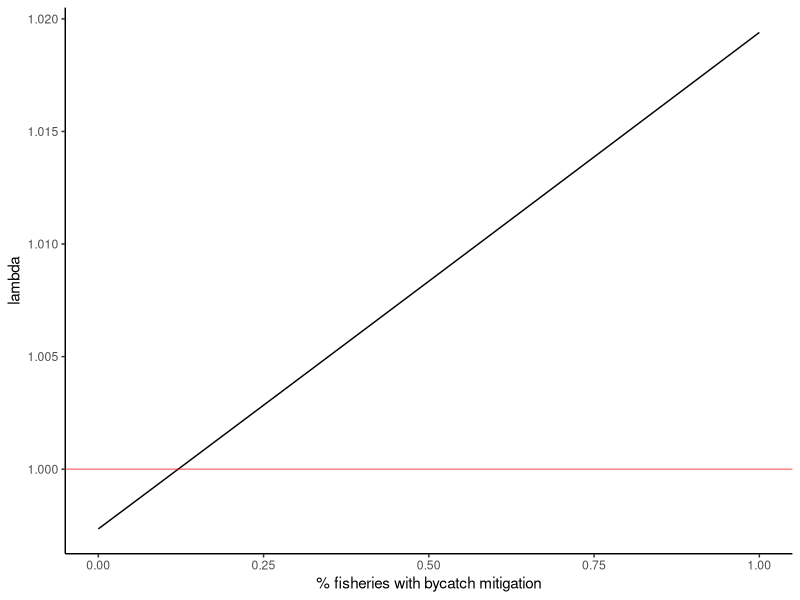
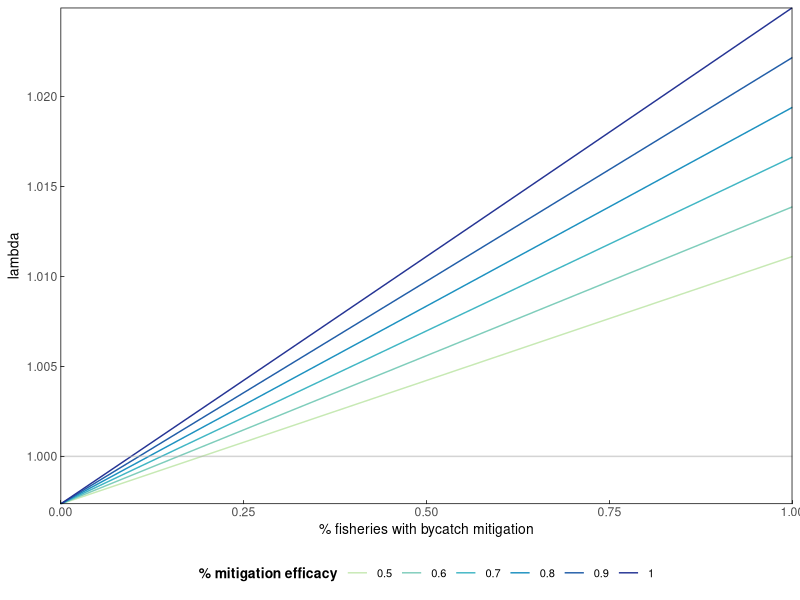
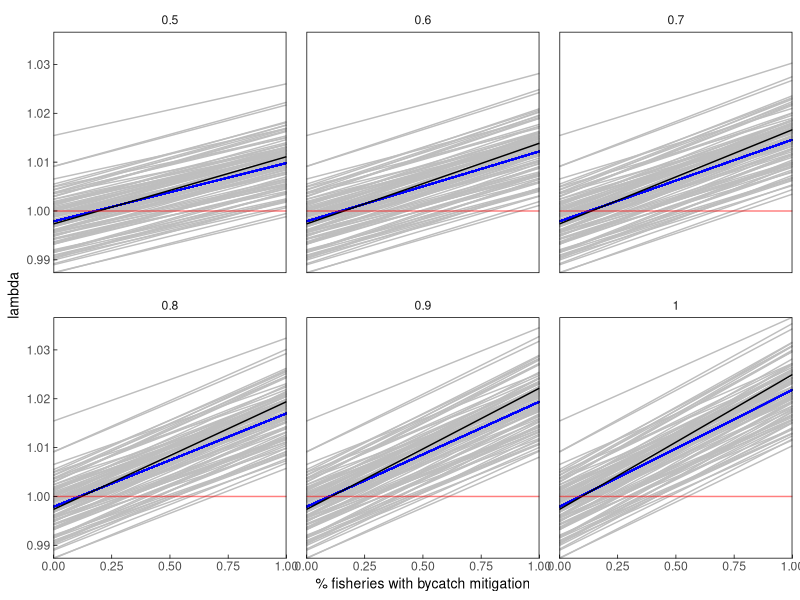

R code for these plots, in order:
## ---- chunk 1
library(here)
library(tidyverse)
library(RColorBrewer)

#set up various plotting themes
themeo <-theme_classic()+
  theme(strip.background = element_blank(),
        panel.grid.major = element_line(colour = "transparent"), 
        panel.grid.minor = element_line(colour = "transparent"),
        axis.line = element_blank(),
        axis.title = element_text(color = "black", size = 10),
        axis.ticks.length=unit(-0.1, "cm"),
        axis.ticks = element_line(color = "black", size = .25),
        axis.ticks.x = element_line(color = "black"),
        axis.ticks.y = element_line(color = "black"),
        panel.border = element_rect(colour = "black", fill=NA, size=.5),
        panel.spacing = unit(1, "lines"),
        legend.position = "bottom",
        legend.title = element_text(colour = "black", size = 10, face = "bold"),
        legend.text = element_text(color = "black", size =8)) #default legend position
## ---- chunk 2
#survival rates - drawn from Weimerskirch 1998 & rackete 2021
s_c <- 0.64 #chick+ fledgling survival year 0-1
s_cc <- 0.7244736 #conditional chick survival (disregarding parental survival) *calculted from other VR, not directly from literature
s_j <- 0.85 #juvenile survival year 1-3
s_i <- 0.92 #immature survival year 3-7
s_s <- 0.94 #subadult survival year 7-10
s_a <- 0.94 #adult survival year 10+
#males show senescence but females don't, so not including it here, though perhaps I should since it impacts breeding success?

#fecundity building blocks
#breeding success - drawn from Weimerskirch 1998 &Rackete 2021
bs_a <- 0.76 #adult breeding success

#breeding probability (biennial breeders) - adult rate drawn from Rackete 2021, subadult downscaled slightly from that
bp_a <- 0.45 #adult breeding probablity (biennial breeding, most breeding by age 10)

c <- 0.5# # of female chicks per year

#fecundity 
f_a <- bp_a*c*s_cc
## ---- chunk 3
#set up age-based matrix based on vital rates
#Age classes (years)  0-1      1-2    2-3    3-4    4-5    5-6    6-7    7-8        8-9        9-10         
m <- matrix(data = c( 0,       0,    0,      0,     0,     0,     0,     0,         0,         s_a^2*f_a, #0-1 
                      s_j,     0,    0,      0,     0,     0,     0,     0,         0,         0,         #1-2
                      0,       s_j,  0,      0,     0,     0,     0,     0,         0,         0,         #2-3
                      0,       0,    s_j,    0,     0,     0,     0,     0,         0,         0,         #3-4
                      0,       0,    0,      s_i,   0,     0,     0,     0,         0,         0,         #4-5
                      0,       0,    0,      0,     s_i,   0,     0,     0,         0,         0,         #5-6
                      0,       0,    0,      0,     0,     s_i,   0,     0,         0,         0,         #6-7
                      0,       0,    0,      0,     0,     0,     s_i,   0,         0,         0,         #7-8
                      0,       0,    0,      0,     0,     0,     0,     s_s,       0,         0,         #8-9
                      0,       0,    0,      0,     0,     0,     0,     0,         s_s,       s_a),      #9-10
                   nrow = 10, byrow = TRUE) 
m
## ---- chunk 4
#deterministic growth rate (lambda)
#extract eigenvalues and lambda from the matrix 
m_eig <- eigen(m)
lambda <- as.numeric(m_eig$values[1])
lambda # this matches the ideal population growth rate in the table

#Stable state distribution
#extract and scale the right eigenvector 
SSD <- round(as.numeric(m_eig$vectors[,1]/sum(m_eig$vectors[,1])),3)
SSD

#extract reproductive values
RV <- as.numeric(eigen(t(m))$vectors[,1]/eigen(t(m))$vectors[1,1])
RV
## ---- chunk 5
#bycatch mortality rates
# ~25 - 35% of mortality has been attributed to bycatch (Cleeland et al 2021), 
# so I calculated the baseline mortality and divided by 4 (testing 33% now - /3)
m_j <- (1-s_j)/3
m_i <- (1-s_i)/3
m_s <- (1-s_s)/3
m_a <- (1-s_a)/3

mitigation_eff <- 0.8
## ---- chunk 6
bycatch_reductions <- data.frame(reduction = seq(0, 1, by =0.01),
                        lambda = NA)

for(i in 1:nrow(bycatch_reductions)){
  
  n_s_j <- 1-((m_j*(1-(mitigation_eff*bycatch_reductions$reduction[i])))+(m_j*2))
  n_s_i <- 1-((m_i*(1-(mitigation_eff*bycatch_reductions$reduction[i])))+(m_i*2))
  n_s_s <- 1-((m_s*(1-(mitigation_eff*bycatch_reductions$reduction[i])))+(m_s*2))
  n_s_a <- 1-((m_a*(1-(mitigation_eff*bycatch_reductions$reduction[i])))+(m_s*2))
   
  #Age classes (years)    0-1       1-2     2-3     3-4     4-5     5-6     6-7     7-8      8-9      9-10+               
  n_m <- matrix(data = c( 0,        0,      0,      0,      0,      0,      0,      0,       0,       n_s_a^2*f_a,   #0-1
                          n_s_j,    0,      0,      0,      0,      0,      0,      0,       0,       0,             #1-2
                          0,        n_s_j,  0,      0,      0,      0,      0,      0,       0,       0,             #2-3
                          0,        0,      n_s_j,  0,      0,      0,      0,      0,       0,       0,             #3-4
                          0,        0,      0,      n_s_i,  0,      0,      0,      0,       0,       0,             #4-5
                          0,        0,      0,      0,      n_s_i,  0,      0,      0,       0,       0,             #5-6
                          0,        0,      0,      0,      0,      n_s_i,  0,      0,       0,       0,             #6-7
                          0,        0,      0,      0,      0,      0,      n_s_i,  0,       0,       0,             #7-8
                          0,        0,      0,      0,      0,      0,      0,      n_s_s,   0,       0,             #8-9
                          0,        0,      0,      0,      0,      0,      0,      0,       n_s_s,  n_s_a),         #9-10+
                   nrow = 10, byrow = TRUE) 
  
  #extract eigenvalues and lambda from the matrix 
  n_m_eig <- eigen(n_m)
  lambda_n <- as.numeric(n_m_eig$values[1])
  bycatch_reductions$lambda[i] <- lambda_n 

}
## ---- chunk 7
ggplot(bycatch_reductions)+
  geom_line(aes(x=reduction, y=as.numeric(lambda)))+
  geom_hline(aes(yintercept = 1), color = "red", alpha =0.5)+ 
  # geom_vline(aes(xintercept = 0.66), color = "red", alpha =0.5)+  #illegal vs legal fishing transition
  # geom_vline(aes(xintercept = 0.33), color = "red", alpha =0.5)+  #illegal vs legal fishing transition
  labs(x="% fisheries with bycatch mitigation", y="lambda")+
  theme_classic()
## ---- chunk 8
bycatch_reductions2 <- seq(0, 1, by =0.01)
mitigation_eff_range <- seq(0.5,1, by  = 0.1)
output <- matrix(nrow = length(bycatch_reductions2), ncol = length(mitigation_eff_range)) %>% as.data.frame() 

for(k in 1:length(mitigation_eff_range)){
  mit_eff <- mitigation_eff_range[k]
  
  for(i in 1:length(bycatch_reductions2)){
  
  n_s_j <- 1-((m_j*(1-(mit_eff*bycatch_reductions2[i])))+(m_j*2))
  n_s_i <- 1-((m_i*(1-(mit_eff*bycatch_reductions2[i])))+(m_i*2))
  n_s_s <- 1-((m_s*(1-(mit_eff*bycatch_reductions2[i])))+(m_s*2))
  n_s_a <- 1-((m_a*(1-(mit_eff*bycatch_reductions2[i])))+(m_s*2))
  
  
  
  #Age classes (years)    0-1     1-2     2-3     3-4     4-5     5-6     6-7     7-8      8-9      9-10                
  n_m <- matrix(data = c( 0,      0,      0,      0,      0,      0,      0,      0,       0,       n_s_a^2*f_a,   #0-1
                          n_s_j,  0,      0,      0,      0,      0,      0,      0,       0,       0,             #1-2
                          0,      n_s_j,  0,      0,      0,      0,      0,      0,       0,       0,             #2-3
                          0,      0,      n_s_j,  0,      0,      0,      0,      0,       0,       0,             #3-4
                          0,      0,      0,      n_s_i,  0,      0,      0,      0,       0,       0,             #4-5
                          0,      0,      0,      0,      n_s_i,  0,      0,      0,       0,       0,             #5-6
                          0,      0,      0,      0,      0,      n_s_i,  0,      0,       0,       0,             #6-7
                          0,      0,      0,      0,      0,      0,      n_s_i,  0,       0,       0,             #7-8
                          0,      0,      0,      0,      0,      0,      0,      n_s_s,   0,       0,             #8-9
                          0,      0,      0,      0,      0,      0,      0,      0,       n_s_s,   n_s_a),        #9-10
                   nrow = 10, byrow = TRUE) 
  
  #extract eigenvalues and lambda from the matrix 
  n_m_eig <- eigen(n_m)
  lambda_n <- as.numeric(n_m_eig$values[1])
  output[i,k] <- lambda_n # this matches the ideal population growth rate in the table

}
}

## ---- chunk 9
oldnames = c("V1","V2","V3","V4" ,"V5", "V6")
newnames = c("0.5", "0.6", "0.7", "0.8", "0.9", "1")

output<- output %>% 
  rename_with(~ newnames[which(oldnames == .x)], .cols = oldnames)

output$bycatch_reductions <- bycatch_reductions2

output_l <- output %>% 
  pivot_longer(cols = !bycatch_reductions,names_to = "mit_eff", values_to = "lambda")

output_l$mit_eff <- as.numeric(output_l$mit_eff)
## ---- chunk 10
ggplot(output_l)+
  geom_line(aes(x=bycatch_reductions, y=lambda, group = factor(mit_eff), color = factor(mit_eff)))+
   geom_hline(aes(yintercept = 1), color = "darkgrey", alpha =0.5)+ 
  # geom_vline(aes(xintercept = 0.66), color = "red", alpha =0.5)+ #illegal vs legal fishing transition
  # geom_vline(aes(xintercept = 0.33), color = "red", alpha =0.5)+ #illegal vs legal fishing transition
  labs(x="% fisheries with bycatch mitigation", y="lambda", color = "% mitigation efficacy")+
  themeo+
  guides(colour = guide_legend(nrow = 1))+
  coord_cartesian(expand=FALSE)+
  scale_color_manual(values=c("#c7e9b4", "#7fcdbb", "#41b6c4", "#1d91c0", "#225ea8", "#253494"))
## ---- chunk 11

#set mean, CI for each vital rate, use these to pull VR rates within beta distribution
#s_c2
s_c2mean <-0.64
s_c2upper_CI <- 0.65
s_c2lower_CI <- 0.63
  
s_c2SE <- (s_c2upper_CI - s_c2lower_CI) / 3.92

s_c2var <- s_c2SE^2

s_c2alpha = s_c2mean * ((1 - s_c2mean) / s_c2var - 1 / s_c2mean)
s_c2beta = (1 - s_c2mean) * ((1 -s_c2mean) /s_c2var - 1 / (1 - s_c2mean))

#s_cc2
s_cc2mean <-0.7244736
s_cc2upper_CI <- 0.73
s_cc2lower_CI <- 0.72
  
s_cc2SE <- (s_cc2upper_CI - s_cc2lower_CI) / 3.92

s_cc2var <- s_cc2SE^2

s_cc2alpha = s_cc2mean * ((1 - s_cc2mean) / s_cc2var - 1 / s_cc2mean)
s_cc2beta = (1 - s_cc2mean) * ((1 -s_cc2mean) /s_cc2var - 1 / (1 - s_cc2mean))

#s_j2
#s_j2mean <-0.825
s_j2mean <-0.85
s_j2upper_CI <- 0.85
s_j2lower_CI <- 0.8
  
s_j2SE <- (s_j2upper_CI - s_j2lower_CI) / 3.92

s_j2var <- s_j2SE^2

s_j2alpha = s_j2mean * ((1 - s_j2mean) / s_j2var - 1 / s_j2mean)
s_j2beta = (1 - s_j2mean) * ((1 -s_j2mean) /s_j2var - 1 / (1 - s_j2mean))

# s_i2
 #s_i2mean <-0.925
 s_i2mean <-0.92
 s_i2upper_CI <- 0.94
 s_i2lower_CI <- 0.91
  
 s_i2SE <- ( s_i2upper_CI -  s_i2lower_CI) / 3.92

 s_i2var <-  s_i2SE^2

 s_i2alpha =  s_i2mean * ((1 -  s_i2mean) /  s_i2var - 1 /  s_i2mean)
 s_i2beta = (1 -  s_i2mean) * ((1 - s_i2mean) / s_i2var - 1 / (1 -  s_i2mean))
 
# s_s2
 #s_s2mean <-0.944
 s_s2mean <-0.94
 s_s2upper_CI <- 0.95
 s_s2lower_CI <- 0.94
  
 s_s2SE <- ( s_s2upper_CI -  s_s2lower_CI) / 3.92

 s_s2var <-  s_s2SE^2

 s_s2alpha =  s_s2mean * ((1 -  s_s2mean) /  s_s2var - 1 /  s_s2mean)
 s_s2beta = (1 -  s_s2mean) * ((1 - s_s2mean) / s_s2var - 1 / (1 -  s_s2mean))
 
 # s_a2
 #s_a2mean <-0.945
  s_a2mean <-0.94
 s_a2upper_CI <- 0.95
 s_a2lower_CI <- 0.94
  
 s_a2SE <- ( s_a2upper_CI -  s_a2lower_CI) / 3.92

 s_a2var <-  s_a2SE^2

 s_a2alpha =  s_a2mean * ((1 -  s_a2mean) /  s_a2var - 1 /  s_a2mean)
 s_a2beta = (1 -  s_a2mean) * ((1 - s_a2mean) / s_a2var - 1 / (1 -  s_a2mean))

 
  # bs_a2
 bs_a2mean <-0.76
 bs_a2upper_CI <- 0.8
 bs_a2lower_CI <- 0.68
  
 bs_a2SE <- ( bs_a2upper_CI -  bs_a2lower_CI) / 3.92

 bs_a2var <-  bs_a2SE^2

 bs_a2alpha =  bs_a2mean * ((1 -  bs_a2mean) /  bs_a2var - 1 /  bs_a2mean)
 bs_a2beta = (1 -  bs_a2mean) * ((1 - bs_a2mean) / bs_a2var - 1 / (1 -  bs_a2mean))
 
 
   # bp_a2
 bp_a2mean <-0.45
 bp_a2upper_CI <- 0.7
 bp_a2lower_CI <- 0.4
  
 bp_a2SE <- ( bp_a2upper_CI -  bp_a2lower_CI) / 3.92

 bp_a2var <-  bp_a2SE^2

 bp_a2alpha =  bp_a2mean * ((1 -  bp_a2mean) /  bp_a2var - 1 /  bp_a2mean)
 bp_a2beta = (1 -  bp_a2mean) * ((1 - bp_a2mean) / bp_a2var - 1 / (1 -  bp_a2mean))
## ---- chunk 12

  s_c2_rv <-  rbeta(n = 1000, shape1 = s_c2alpha, shape2 = s_c2beta) #chick+ fledgling survival year 0-1 - 0.64 
    p_s_c2<- ggplot(as.data.frame(s_c2_rv))+geom_histogram(aes(x=s_c2_rv))+geom_vline(data = as.data.frame(s_c), aes(xintercept = s_c), color = "red")+theme_bw()
      
  s_cc2_rv <- rbeta(n = 1000, shape1 = s_cc2alpha, shape2 = s_cc2beta) # conditional chick+ fledgling survival year 0-1 - 0.73
    p_s_cc2 <- ggplot(as.data.frame(s_cc2_rv))+geom_histogram(aes(x=s_cc2_rv))+geom_vline(data = as.data.frame(s_cc), aes(xintercept = s_cc), color = "red")+theme_bw()
   
  s_j2_rv <-  rbeta(n = 1000, shape1 = s_j2alpha, shape2 = s_j2beta)#juvenile survival year 1-3 -  0.8 
     p_s_j2 <- ggplot(as.data.frame(s_j2_rv))+geom_histogram(aes(x=s_j2_rv))+geom_vline(data = as.data.frame(s_j), aes(xintercept = s_j), color = "red")+theme_bw()
      
  s_i2_rv <-  rbeta(n = 1000, shape1 = s_i2alpha, shape2 = s_i2beta) #immature survival year 3-7 -  0.92
     p_s_i2 <- ggplot(as.data.frame(s_i2_rv))+geom_histogram(aes(x=s_i2_rv))+geom_vline(data = as.data.frame(s_i), aes(xintercept = s_i), color = "red")+theme_bw()
     
  s_s2_rv <-  rbeta(n = 1000, shape1 = s_s2alpha, shape2 = s_s2beta) #subadult survival year 7-10 - 0.94
     p_s_s2 <- ggplot(as.data.frame(s_s2_rv))+geom_histogram(aes(x=s_s2_rv))+geom_vline(data = as.data.frame(s_s), aes(xintercept = s_s), color = "red")+theme_bw()
     
  s_a2_rv <-  rbeta(n = 1000, shape1 = s_a2alpha, shape2 = s_a2beta) #adult survival year 10+ - 0.94
     p_s_a2 <- ggplot(as.data.frame(s_a2_rv))+geom_histogram(aes(x=s_a2_rv))+geom_vline(data = as.data.frame(s_a), aes(xintercept = s_a), color = "red")+theme_bw()
    
  bs_a2_rv <- rbeta(n = 1000, shape1 = bs_a2alpha, shape2 = bs_a2beta) #adult breeding success - 0.8 
    p_bs_a2 <- ggplot(as.data.frame(bs_a2_rv))+geom_histogram(aes(x=bs_a2_rv))+geom_vline(data = as.data.frame(bs_a), aes(xintercept = bs_a), color = "red")+theme_bw()
       
  bp_a2_rv <-  rbeta(n = 1000, shape1 = bp_a2alpha, shape2 = bp_a2beta)  #adult breeding probablity (biennial breeding, most breeding by age 10) - 0.45
    p_bp_a2 <- ggplot(as.data.frame(bp_a2_rv))+geom_histogram(aes(x=bp_a2_rv))+geom_vline(data = as.data.frame(bp_a), aes(xintercept = bp_a), color = "red")+theme_bw()
## ---- chunk 13

full_output <- vector("list", 6)
bycatch_reductions2 <- seq(0, 1, by =0.01)
mitigation_eff_range <- seq(0.5,1, by  = 0.1)
sims = 1:100


set.seed(123)

for(k in 1:length(mitigation_eff_range)){
  mit_eff <- mitigation_eff_range[k]
  
  output2 <- matrix(nrow = length(bycatch_reductions2), ncol = length(sims)) %>% as.data.frame() 
  
for(j in 1:length(sims)){
 
  set.seed(j)
  
    s_c2 <-   rbeta(n = 1, shape1 = s_c2alpha, shape2 = s_c2beta) #chick+ fledgling survival year 0-1 - 0.64
    s_cc2 <-   rbeta(n = 1, shape1 = s_cc2alpha, shape2 = s_cc2beta) # conditional chick+ fledgling survival year 0-1 - 0.64
    s_j2 <-   rbeta(n = 1, shape1 = s_j2alpha, shape2 = s_j2beta)#juvenile survival year 1-3 -  0.8
    s_i2 <-   rbeta(n = 1, shape1 = s_i2alpha, shape2 = s_i2beta) #immature survival year 3-7 -  0.92
    s_s2 <-  rbeta(n = 1, shape1 = s_s2alpha, shape2 = s_s2beta) #subadult survival year 7-10 - 0.94
    s_a2 <-   rbeta(n = 1, shape1 = s_a2alpha, shape2 = s_a2beta) #adult survival year 10+ - 0.94
    bs_a2 <-   rbeta(n = 1, shape1 = bs_a2alpha, shape2 = bs_a2beta) #adult breeding success - 0.8
    bp_a2 <-   rbeta(n = 1, shape1 = bp_a2alpha, shape2 = bp_a2beta)  #adult breeding probablity (biennial breeding, most breeding by age 10) - 0.45
    c2 <- 0.5# # of female chicks per year
    f_a2 <- bp_a2*c2*s_cc2 #fecundity
    
    which1 <- as.numeric(sample(c(3,4), size=1, replace = TRUE))  #select whether to partition mortality into 3 sections (33% = bycatch) or 4 (25%=bycatch)
    m_j2 <- (1-s_j2)/which1 # divide total mortality by 3 or 4 to get bycatch mortality
    o_m_j2 <- m_j2*(which1-1) #multiply bycatch by 1-(3 or 4) to get non-bycatch mortality

    which2 <- as.numeric(sample(c(3,4), size=1, replace = TRUE))
    m_i2 <- (1-s_i2)/which2
    o_m_i2 <- m_i2*(which2-1)

    which3 <- as.numeric(sample(c(3,4), size=1, replace = TRUE))
    m_s2 <- (1-s_s2)/which3
    o_m_s2 <- m_s2*(which3-1)

    which4 <- as.numeric(sample(c(3,4), size=1, replace = TRUE))
    m_a2 <- (1-s_a2)/which4
    o_m_a2 <- m_a2*(which4-1)
    
    
for(i in 1:length(bycatch_reductions2)){
  
  #calculate new survival rates = 1-(bycatch mortality*(1-efficacy of intervention action * proportion of fishery implementing intervention actions))+mortality remainder)
  n_s_j2 <- 1-((m_j2*(1-(mit_eff*bycatch_reductions2[i])))+(o_m_j2))
  n_s_i2 <- 1-((m_i2*(1-(mit_eff*bycatch_reductions2[i])))+(o_m_i2))
  n_s_s2 <- 1-((m_s2*(1-(mit_eff*bycatch_reductions2[i])))+(o_m_s2))
  n_s_a2 <- 1-((m_a2*(1-(mit_eff*bycatch_reductions2[i])))+(o_m_a2))
  
  
   #Age classes (years)    0-1       1-2      2-3      3-4      4-5      5-6      6-7      7-8       8-9          9-10                
  n_m2 <- matrix(data = c( 0,        0,       0,       0,       0,       0,       0,       0,        0,           n_s_a2^2*f_a2,    #0-1
                           n_s_j2,   0,       0,       0,       0,       0,       0,       0,        0,           0,                #1-2
                           0,        n_s_j2,  0,       0,       0,       0,       0,       0,        0,           0,                #2-3
                           0,        0,       n_s_j2,  0,       0,       0,       0,       0,        0,           0,                #3-4
                           0,        0,       0,       n_s_i2,  0,       0,       0,       0,        0,           0,                #4-5
                           0,        0,       0,       0,       n_s_i2,  0,       0,       0,        0,           0,                #5-6
                           0,        0,       0,       0,       0,       n_s_i2,  0,       0,        0,           0,                #6-7
                           0,        0,       0,       0,       0,       0,       n_s_i2,  0,        0,           0,                #7-8
                           0,        0,       0,       0,       0,       0,       0,       n_s_s2,   0,           0,                #8-9
                           0,        0,       0,       0,       0,       0,       0,       0,        n_s_s2,      n_s_a2),          #9-10
                   nrow = 10, byrow = TRUE) 
  
  
  #extract eigenvalues and lambda from the matrix 
  n_m_eig2 <- eigen(n_m2)
  lambda_n2 <- as.numeric(n_m_eig2$values[1])
  output2[i,j] <- lambda_n2 # this matches the ideal population growth rate in the table
  output2 <- as.data.frame(output2)
  output2$mitigation_efficacy <- mit_eff
  output2$bycatch_reduction <- bycatch_reductions2
    
 full_output[[k]] <- output2

}
}
}

full_output[[1]]

sim_results <- full_output[[1]]
sim_results$quantile5 <-  apply(sim_results[1:100], 1, quantile, (probs =c(0.05)))
sim_results$quantile95 <-  apply(sim_results[1:100], 1, quantile, (probs =c(0.95)))
## ---- chunk 14
mitigation_eff_range #0.5 0.6 0.7 0.8 0.9 1.0

mit05_l <- full_output[[1]] %>% 
  pivot_longer(cols = starts_with("V"), names_to = "simrun", values_to = "lambda")
mit06_l <- full_output[[2]] %>% 
  pivot_longer(cols = starts_with("V"), names_to = "simrun", values_to = "lambda")
mit07_l <- full_output[[3]] %>% 
  pivot_longer(cols = starts_with("V"), names_to = "simrun", values_to = "lambda")
mit08_l <- full_output[[4]] %>% 
  pivot_longer(cols = starts_with("V"), names_to = "simrun", values_to = "lambda")
mit09_l <- full_output[[5]] %>% 
  pivot_longer(cols = starts_with("V"), names_to = "simrun", values_to = "lambda")
mit1_l <- full_output[[6]] %>% 
  pivot_longer(cols = starts_with("V"), names_to = "simrun", values_to = "lambda")

fulldat <- rbind(mit05_l,mit06_l,mit07_l,mit08_l,mit09_l,mit1_l)
fulldat$mitsim <- paste(fulldat$mitigation_efficacy, fulldat$simrun)

mit05 <- full_output[[1]] 
mit06 <- full_output[[2]] 
mit07 <- full_output[[3]] 
mit08 <- full_output[[4]] 
mit09 <- full_output[[5]] 
mit1 <- full_output[[6]] 

full_dat_w <- rbind(mit05,mit06,mit07,mit08,mit09,mit1)
full_dat_w$quantile5 <-  apply(full_dat_w[1:100], 1, quantile, (probs =c(0.05)))
full_dat_w$quantile95 <-  apply(full_dat_w[1:100], 1, quantile, (probs =c(0.95)))
full_dat_w$mitsim <- paste(full_dat_w$mitigation_efficacy, full_dat_w$simrun)

## ---- chunk 15
output_l$mitigation_efficacy <- output_l$mit_eff
fulldat <- fulldat %>% group_by(mitigation_efficacy, bycatch_reduction) %>% mutate(mean_lambda = mean(lambda)) %>% ungroup()

ggplot(fulldat)+
  geom_line(aes(x=bycatch_reduction, y=lambda, group = simrun), color = "grey")+
  geom_line(aes(x=bycatch_reduction, y=mean_lambda, group = simrun), color = "blue")+ #mean VR
  geom_line(data = output_l, aes(x=bycatch_reductions, y=lambda))+ #"best"VR
  geom_hline(aes(yintercept = 1), color = "red", alpha =0.5)+ 
  # geom_vline(aes(xintercept = 0.66), color = "red", alpha =0.5)+ #illegal vs legal fisheries transition
  # geom_vline(aes(xintercept = 0.33), color = "red", alpha =0.5)+ #illegal vs legal fisheries transition
  labs(x="% fisheries with bycatch mitigation", y="lambda")+
  facet_wrap(~mitigation_efficacy)+
  themeo+
  coord_cartesian(expand=FALSE)

## ---- chunk 16
fig2_nowidowing <- ggplot(full_dat_w)+
  geom_line(aes(x=bycatch_reduction, y=quantile5), color = "grey")+
  geom_line(aes(x=bycatch_reduction, y=quantile95), color = "grey")+
  geom_ribbon(aes(x=bycatch_reduction, ymin=quantile5, ymax=quantile95), color = "lightgrey", alpha =0.25)+
  geom_line(data = fulldat, aes(x=bycatch_reduction, y=mean_lambda, group = simrun), color = "blue")+ #mean VR
  # geom_line(data = output_l, aes(x=bycatch_reductions, y=lambda))+ #"best" VR
  geom_hline(aes(yintercept = 1), color = "red", alpha =0.5)+ 
  # geom_vline(aes(xintercept = 0.66), color = "red", alpha =0.5)+ #illegal vs legal fisheries transition
  # geom_vline(aes(xintercept = 0.33), color = "red", alpha =0.5)+ #illegal vs legal fisheries transition
  labs(x="% fisheries with bycatch mitigation", y="lambda")+
  facet_wrap(~mitigation_efficacy)+
  themeo+
  coord_cartesian(expand=FALSE)

 # ggsave(fig2_nowidowing, path ="/Users/sarahbecker/Dropbox/CU_ENVS/Classes/Spring2022/ENVS_5100_QuantConsBiol/project/w_albatross_demo_wd",   file="fig2_nowidowing.png")
## ---- chunk 17
fig2_nowidowingb <- ggplot(full_dat_w)+
  geom_line(aes(x=bycatch_reduction, y=quantile5), color = "grey")+
  geom_line(aes(x=bycatch_reduction, y=quantile95), color = "grey")+
  geom_ribbon(aes(x=bycatch_reduction, ymin=quantile5, ymax=quantile95,color = factor(mitigation_efficacy),fill  = factor(mitigation_efficacy)), alpha =0.25)+
  geom_line(data = fulldat, aes(x=bycatch_reduction, y=mean_lambda, group = simrun), color = "blue")+ #mean VR
  # geom_line(data = output_l, aes(x=bycatch_reductions, y=lambda))+ #"best" VR
  geom_hline(aes(yintercept = 1), color = "#525252", alpha =0.5)+ 
  labs(x="% fisheries with bycatch mitigation", y="lambda", fill = "mitigation efficacy", color = "mitigation efficacy")+
  geom_vline(aes(xintercept = 0.66), color = "#a50f15", alpha =0.5)+ #illegal vs legal fisheries transition
  # geom_vline(aes(xintercept = 0.6), color = "#a50f15", alpha =0.25)+ #variation in illegal vs legal fisheries transition
  # geom_vline(aes(xintercept = 0.72), color = "#a50f15", alpha =0.25)+ #variation in illegal vs legal fisheries transition
  facet_wrap(~mitigation_efficacy, nrow =1)+
  themeo+
  guides(colour = guide_legend(nrow = 1))+
  coord_cartesian(expand=FALSE)+
  scale_x_continuous(breaks = c(0, 0.25, 0.5, 0.75, 1), labels=(c("0", "0.25", "0.5", "0.75", "1")))+
  scale_color_manual(values=c("#c7e9b4", "#7fcdbb", "#41b6c4", "#1d91c0", "#225ea8", "#253494"))+
  scale_fill_manual(values=c("#c7e9b4", "#7fcdbb", "#41b6c4", "#1d91c0", "#225ea8", "#253494"))

# ggsave(fig2_nowidowingb, path ="/Users/sarahbecker/Dropbox/CU_ENVS/Classes/Spring2022/ENVS_5100_QuantConsBiol/project/w_albatross_demo_wd",  file="fig2_nowidowingb.png", width = 14, height = 3.5, units = "in")
## ---- chunk 18
fig2_nowidowingc <- ggplot(full_dat_w)+
  geom_line(aes(x=bycatch_reduction, y=quantile5), color = "grey")+
  geom_line(aes(x=bycatch_reduction, y=quantile95), color = "grey")+
  geom_ribbon(aes(x=bycatch_reduction, ymin=quantile5, ymax=quantile95,color = factor(mitigation_efficacy),fill  = factor(mitigation_efficacy)), alpha =0.25)+
  # geom_line(data = output_l, aes(x=bycatch_reductions, y=lambda))+ #"best" VR
  geom_line(data = fulldat, aes(x=bycatch_reduction, y=mean_lambda, group = simrun), color = "blue")+ #mean VR
  geom_hline(aes(yintercept = 1), color = "#525252", alpha =0.5)+ 
  labs(x="% fisheries with bycatch mitigation", y="lambda")+
  facet_wrap(~mitigation_efficacy, nrow = 1)+
  themeo+
  guides(colour = guide_legend(nrow = 1))+
  scale_x_continuous(breaks = c(0, 0.25, 0.5, 0.75, 1), labels=(c("0", "0.25", "0.5", "0.75", "1")))+
  coord_cartesian(expand=FALSE)+
  scale_color_manual(values=c("#c7e9b4", "#7fcdbb", "#41b6c4", "#1d91c0", "#225ea8", "#253494"))+
  scale_fill_manual(values=c("#c7e9b4", "#7fcdbb", "#41b6c4", "#1d91c0", "#225ea8", "#253494"))

# ggsave(fig2_nowidowingc, path ="/Users/sarahbecker/Dropbox/CU_ENVS/Classes/Spring2022/ENVS_5100_QuantConsBiol/project/w_albatross_demo_wd", file="fig2_nowidowingc.png",width = 14, height = 3.5, units = "in")
## ---- chunk 19
fig2_nowidowingd <- ggplot(full_dat_w)+
  geom_line(aes(x=bycatch_reduction, y=quantile5), color = "grey")+
  geom_line(aes(x=bycatch_reduction, y=quantile95), color = "grey")+
  geom_ribbon(aes(x=bycatch_reduction, ymin=quantile5, ymax=quantile95,color = factor(mitigation_efficacy),fill  = factor(mitigation_efficacy)), alpha =0.25)+
  # geom_line(data = output_l, aes(x=bycatch_reductions, y=lambda))+ #"best" VR
  geom_line(data = fulldat, aes(x=bycatch_reduction, y=mean_lambda, group = simrun), color = "blue")+ #mean VR
  geom_hline(aes(yintercept = 1), color = "#525252", alpha =0.5)+ 
  labs(x="% fisheries with bycatch mitigation", y="lambda")+
  geom_vline(aes(xintercept = 0.33), color = "#a50f15", alpha =0.5)+ #illegal vs legal fisheries transition
  facet_wrap(~mitigation_efficacy, nrow = 1)+
  themeo+
  guides(colour = guide_legend(nrow = 1))+
  scale_x_continuous(breaks = c(0, 0.25, 0.5, 0.75, 1), labels=(c("0", "0.25", "0.5", "0.75", "1")))+
  coord_cartesian(expand=FALSE)+
  scale_color_manual(values=c("#c7e9b4", "#7fcdbb", "#41b6c4", "#1d91c0", "#225ea8", "#253494"))+
  scale_fill_manual(values=c("#c7e9b4", "#7fcdbb", "#41b6c4", "#1d91c0", "#225ea8", "#253494"))

 #ggsave(fig2_nowidowingd, path ="/Users/sarahbecker/Dropbox/CU_ENVS/Classes/Spring2022/ENVS_5100_QuantConsBiol/project/w_albatross_demo_wd",   file="fig2_nowidowingd.png",width = 14, height = 3.5, units = "in")
## ---- chunk 20
fig1_nowidowing <- ggplot(full_dat_w)+
  geom_ribbon(aes(x=bycatch_reduction, ymin=quantile5, ymax=quantile95, color = factor(mitigation_efficacy),fill  = factor(mitigation_efficacy)), alpha =0.25)+
  geom_line(data = bycatch_reductions, aes(x=reduction, y=as.numeric(lambda)))+
  geom_hline(aes(yintercept = 1), color = "#525252")+ 
  labs(x="% fisheries with bycatch mitigation", y="lambda", color = "mitigation efficacy", fill = "mitigation efficacy")+
  themeo+
  guides(colour = guide_legend(nrow = 1))+
  coord_cartesian(expand=FALSE)+
  scale_color_manual(values=c("#c7e9b4", "#7fcdbb", "#41b6c4", "#1d91c0", "#225ea8", "#253494"))+
  scale_fill_manual(values=c("#c7e9b4", "#7fcdbb", "#41b6c4", "#1d91c0", "#225ea8", "#253494"))

 #ggsave(fig1_nowidowing, path ="/Users/sarahbecker/Dropbox/CU_ENVS/Classes/Spring2022/ENVS_5100_QuantConsBiol/project/w_albatross_demo_wd",   file="fig1_nowidowing.png")
## ---- chunk 21
fig1_nowidowing_illegal <- ggplot(full_dat_w)+
  geom_ribbon(aes(x=bycatch_reduction, ymin=quantile5, ymax=quantile95, color = factor(mitigation_efficacy),fill  = factor(mitigation_efficacy)), alpha =0.25)+
  geom_line(data = bycatch_reductions, aes(x=reduction, y=as.numeric(lambda)))+
  geom_hline(aes(yintercept = 1), color = "#525252")+ 
  geom_vline(aes(xintercept = 0.34), color = "#a50f15", alpha =0.5)+ #illegal vs legal fisheries transition
  geom_vline(aes(xintercept = 0.28), color = "#a50f15", alpha =0.25)+ #variation in illegal vs legal fisheries transition
  geom_vline(aes(xintercept = 0.40), color = "#a50f15", alpha =0.25)+ #variation in illegal vs legal fisheries transition
  labs(x="% fisheries with bycatch mitigation", y="lambda", color = "mitigation efficacy", fill = "mitigation efficacy")+
  themeo+
  guides(colour = guide_legend(nrow = 1))+
  coord_cartesian(expand=FALSE)+
  scale_color_manual(values=c("#c7e9b4", "#7fcdbb", "#41b6c4", "#1d91c0", "#225ea8", "#253494"))+
  scale_fill_manual(values=c("#c7e9b4", "#7fcdbb", "#41b6c4", "#1d91c0", "#225ea8", "#253494"))

#ggsave(fig1_nowidowing_illegal, path ="/Users/sarahbecker/Dropbox/CU_ENVS/Classes/Spring2022/ENVS_5100_QuantConsBiol/project/w_albatross_demo_wd",  file="fig1_nowidowing_illegal.png")
## ---- chunk 22
fig1_nowidowing_legal <- ggplot(full_dat_w)+
  geom_ribbon(aes(x=bycatch_reduction, ymin=quantile5, ymax=quantile95, color = factor(mitigation_efficacy),fill  = factor(mitigation_efficacy)), alpha =0.25)+
  geom_line(data = bycatch_reductions, aes(x=reduction, y=as.numeric(lambda)))+
  geom_hline(aes(yintercept = 1), color = "#525252")+ 
  geom_vline(aes(xintercept = 0.66), color = "#a50f15", alpha =0.5)+ #illegal vs legal fisheries transition
  geom_vline(aes(xintercept = 0.6), color = "#a50f15", alpha =0.25)+ #variation in illegal vs legal fisheries transition
  geom_vline(aes(xintercept = 0.72), color = "#a50f15", alpha =0.25)+ #variation in illegal vs legal fisheries transition
  labs(x="% fisheries with bycatch mitigation", y="lambda", color = "mitigation efficacy", fill = "mitigation efficacy")+
  themeo+
  guides(colour = guide_legend(nrow = 1))+
  coord_cartesian(expand=FALSE)+
  scale_color_manual(values=c("#c7e9b4", "#7fcdbb", "#41b6c4", "#1d91c0", "#225ea8", "#253494"))+
  scale_fill_manual(values=c("#c7e9b4", "#7fcdbb", "#41b6c4", "#1d91c0", "#225ea8", "#253494"))

#ggsave(fig1_nowidowing_legal, path ="/Users/sarahbecker/Dropbox/CU_ENVS/Classes/Spring2022/ENVS_5100_QuantConsBiol/project/w_albatross_demo_wd",  file="fig1_nowidowing_legal.png")
